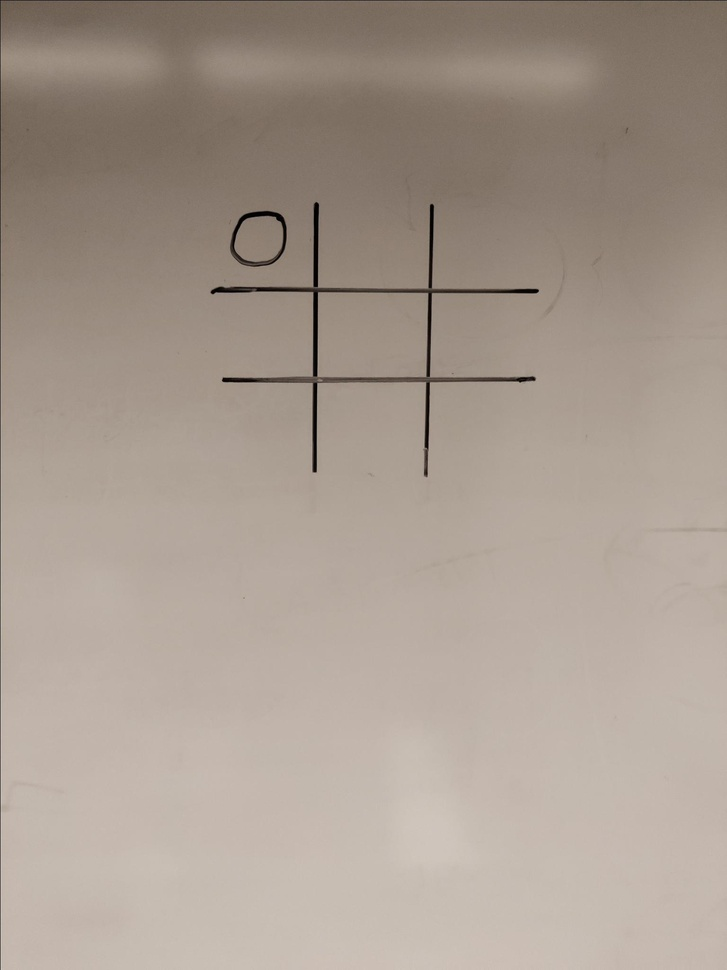
#> input picture data/train/IMG_20220613_231005_jpg.rf.34311712876f4c5ea857e8949f64dfad.jpg, 727 x 970 px, shrunk from 1536 x 2048 before the run, found by its file name; its folder holds only this picture in this run
$ jupyter execute --allow-errors Digital_Detection.ipynb
#> lines starting #> are read from the running program, lines starting #| are printed output that depends on the picture; after the words box and inside, x2 and y2 are one past the last pixel; in counts of white or black regions, pixels touching at a corner belong together
[cell 1]
from google.colab import drive
drive.mount('/content/drive')

[cell 2]
import cv2
from matplotlib import pyplot as plt
import os
import numpy as np
import pandas as pd

[cell 3]
folder_path = "/content/drive/MyDrive/Digital_Detection/data/train"
image_files = [f for f in os.listdir(folder_path) if f.lower().endswith(".jpg")]

# Number of images to display
num_images = 5
plt.figure(figsize=(15, 3))  # Wide figure for a row of images

for i, img_file in enumerate(image_files[:num_images]):
    img_path = os.path.join(folder_path, img_file)
    img = cv2.imread(img_path)
#> img is the input picture: shape (970, 727, 3); mean B, G, R 144.3, 155.1, 167.9
    if img is None:
        print(f"Could not read {img_file}")
        continue
    img_rgb = cv2.cvtColor(img, cv2.COLOR_BGR2RGB)

    plt.subplot(1, num_images, i+1)  # 1 row, num_images columns
    plt.imshow(img_rgb)
    plt.axis('off')  # Remove axes and ticks

plt.tight_layout()
plt.show()

1-Preprocessing

[cell 4]
def preprocess_img(image):


    # 2. Grayscale
    gray = cv2.cvtColor(img, cv2.COLOR_BGR2GRAY)

    # 3. Median Blur
    median = cv2.medianBlur(gray, 5)

    # 4. Adaptive Thresholding
    thresh = cv2.adaptiveThreshold(
        median,
        255,
        cv2.ADAPTIVE_THRESH_GAUSSIAN_C,
        cv2.THRESH_BINARY_INV,
        blockSize=19,
        C=5
    )

    # 5. Morphological Closing (Safety Net)
    # This reconnects lines that might have been broken by the thresholding or glare
    kernel = cv2.getStructuringElement(cv2.MORPH_RECT, (3, 3))
    processed = cv2.morphologyEx(thresh, cv2.MORPH_CLOSE, kernel, iterations=1)

    return processed

Test

[cell 5]
start_idx = 5
end_idx = 10
num_display = end_idx - start_idx

plt.figure(figsize=(15, 6))

#> (the rest of this cell did not finish here and is left out)

2-Boarder Lines

[cell 6]
import cv2
import numpy as np

def get_separated_lines(coords, min_dist=100, cluster_gap=30):
    """
    1. Clusters nearby lines.
    2. Picks the strongest cluster (most lines).
    3. Picks the next strongest cluster that is at least 'min_dist' away.
    """
    if not coords:
        return []

    coords = sorted(coords)
    groups = []
    current_group = [coords[0]]

    # 1. Cluster lines by proximity (cluster_gap)
    for c in coords[1:]:
        if c - current_group[-1] < cluster_gap:
            current_group.append(c)
        else:
            groups.append(current_group)
            current_group = [c]
    groups.append(current_group)

    # 2. Sort groups by strength (number of lines found in that spot)
    groups.sort(key=len, reverse=True)

    # Calculate average position for each group
    group_avgs = []
    for g in groups:
        avg = int(sum(g) / len(g))
        group_avgs.append(avg)

    # 3. Select the best two lines that are far apart
    if not group_avgs:
        return []

    # Pick the absolute strongest line first
    best_lines = [group_avgs[0]]

    # Look for the second line that is at least min_dist away
    for candidate in group_avgs[1:]:
        # Check distance against ALL currently selected lines
        if all(abs(candidate - selected) > min_dist for selected in best_lines):
            best_lines.append(candidate)
            if len(best_lines) == 2:
                break

    # If we still only have 1 line (e.g. the other grid line wasn't detected AT ALL),
    # we can't invent a second line safely. We just return what we have or handle it.
    return sorted(best_lines)

def detect_grid_lines_edges(img_mask, border_margin=100):
    h, w = img_mask.shape
    edges = cv2.Canny(img_mask, 50, 150)

    # Standard settings
    lines = cv2.HoughLinesP(edges, 1, np.pi/180, threshold=50, minLineLength=80, maxLineGap=10)

    h_coords, v_coords = [], []
    if lines is not None:
        for line in lines:
            x1,y1,x2,y2 = line[0]

            if abs(y2 - y1) < 5 and border_margin < y1 < h - border_margin:
                h_coords.append(y1)
            elif abs(x2 - x1) < 5 and border_margin < x1 < w - border_margin:
                v_coords.append(x1)


    # min_dist=100 ensures the two lines are at least 100px apart
    final_h = get_separated_lines(h_coords, min_dist=100)
    final_v = get_separated_lines(v_coords, min_dist=100)

    # Fallback only if we literally detected ZERO lines
    if len(final_h) < 2:
        # If we have 1, keep it. If 0, use center.
        if len(final_h) == 0: final_h = [h//3, h*2//3]
        elif len(final_h) == 1: final_h = [final_h[0], final_h[0] + 100] # dummy second line

    if len(final_v) < 2:
        if len(final_v) == 0: final_v = [w//3, w*2//3]
        elif len(final_v) == 1: final_v = [final_v[0], final_v[0] + 100]

    return final_h, final_v

Test

[cell 7]
start_idx = 0
end_idx = 5
num_display = end_idx - start_idx
plt.figure(figsize=(15, 10))

#> (the rest of this cell did not finish here and is left out)

#> in preprocess_img, `thresh = cv2.adaptiveThreshold( median, 255, cv2.ADAPTIVE_THRESH_GAUSS..`:
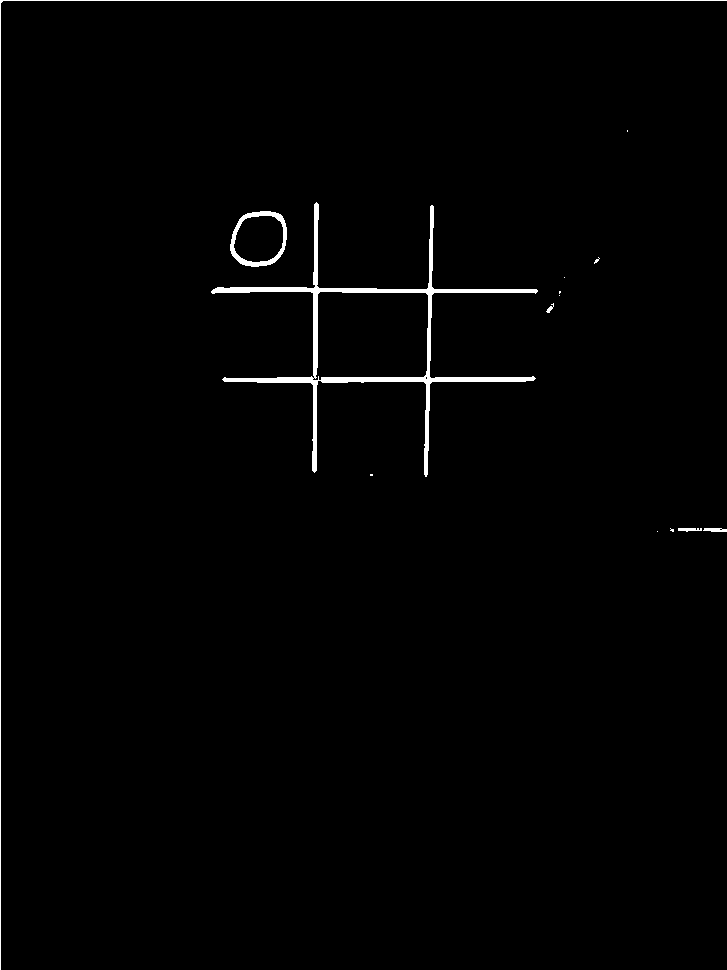
#> thresh: shape (970, 727); 1.1% white; 14 white regions (8 under 20 px), largest, box (x1, y1, x2, y2) and area: (211, 202, 538, 477) 5225, (0, 0, 727, 970) 1699, (230, 211, 287, 267) 766, (703, 528, 727, 532) 79, (678, 528, 702, 532) 70, (546, 303, 554, 313) 33
#> in preprocess_img, `processed = cv2.morphologyEx(thresh, cv2.MORPH_CLOSE, kernel, iteratio..`: processed: shape (970, 727); 1.1% white; 12 white regions (7 under 20 px), largest, box (x1, y1, x2, y2) and area: (211, 202, 538, 477) 5253, (0, 0, 727, 970) 1699, (230, 211, 287, 267) 766, (678, 528, 727, 532) 160, (546, 303, 554, 313) 36
    h_coords, v_coords = detect_grid_lines_edges(mask)
#> in detect_grid_lines_edges, `edges = cv2.Canny(img_mask, 50, 150)`:
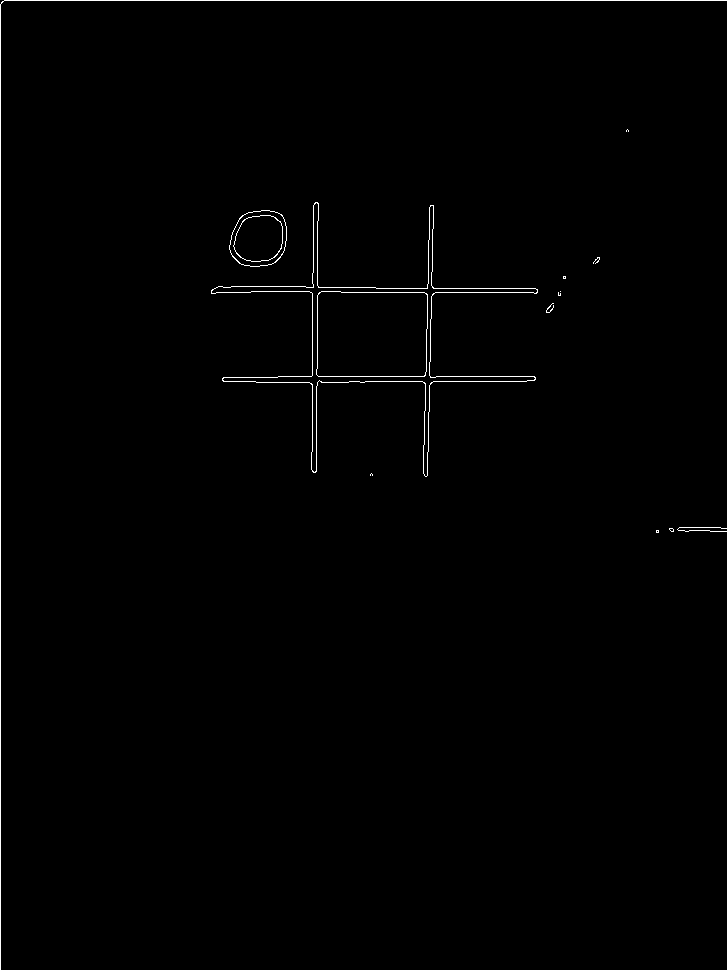
#> edges: shape (970, 727); 0.64% white in thin lines or dots
#> in detect_grid_lines_edges, `lines = cv2.HoughLinesP(edges, 1, np.pi/180, threshold=50, minLineLeng..`: lines = [[0, 969, 0, 4], [4, 0, 726, 0], [278, 376, 534, 376], [312, 451, 312, 273], [341, 292, 537, 292], [349, 381, 526, 381], [317, 385, 317, 221], [376, 288, 535, 288], [430, 361, 432, 229], [427, 328, 428, 240], [316, 471, 316, 386], [218, 286, 305, 286]]
#> the loop in detect_grid_lines_edges, `for line in lines:` made 12 passes
#> after the loop in detect_grid_lines_edges, `for line in lines:`: h_coords = [376, 292, 381, 288, 286]; v_coords = [312, 317, 430, 427, 316]
#> in get_separated_lines, `coords = sorted(coords)`: coords = [286, 288, 292, 376, 381]
#> in get_separated_lines, `current_group = [coords[0]]`: current_group = [286]
#> the loop in get_separated_lines, `for c in coords[1:]:` made 4 passes
#> (c, current_group) on pass 3: (376, [376])
#> c on passes 1, 2, 4: 288, 292, 381
#> after the loop in get_separated_lines, `for c in coords[1:]:`: groups = [[286, 288, 292]]
#> the loop in get_separated_lines, `for g in groups:` made 2 passes
#> (g, avg) on passes 1 to 2: ([286, 288, 292], 288), ([376, 381], 378)
#> after the loop in get_separated_lines, `for g in groups:`: group_avgs = [288, 378]
#> in get_separated_lines, `best_lines = [group_avgs[0]]`: best_lines = [288]
#> the loop in get_separated_lines, `for candidate in group_avgs[1:]:` made 1 pass
#> candidate on pass 1: 378
#> the loop in get_separated_lines (call 2), `for c in coords[1:]:` made 4 passes
#> (c, current_group) on pass 3: (427, [427])
#> c on passes 1, 2, 4: 316, 317, 430
#> the loop in get_separated_lines (call 2), `for g in groups:` made 2 passes
#> (g, avg) on passes 1 to 2: ([312, 316, 317], 315), ([427, 430], 428)
#> the loop in get_separated_lines (call 2), `for candidate in group_avgs[1:]:` made 1 pass
#> candidate on pass 1: 428
#> in detect_grid_lines_edges, `final_v = get_separated_lines(v_coords, min_dist=100)`: final_v = [315, 428]
#> in detect_grid_lines_edges, `elif len(final_h) == 1: final_h = [final_h[0], final_h[0] + 100]`: final_h = [288, 388]
#> `h_coords, v_coords = detect_grid_lines_edges(mask)`: v_coords = [315, 428]
#> the loop `for y in h_coords:` made 2 passes
#> y on passes 1 to 2: 288, 388
#> after the loop `for y in h_coords:`:
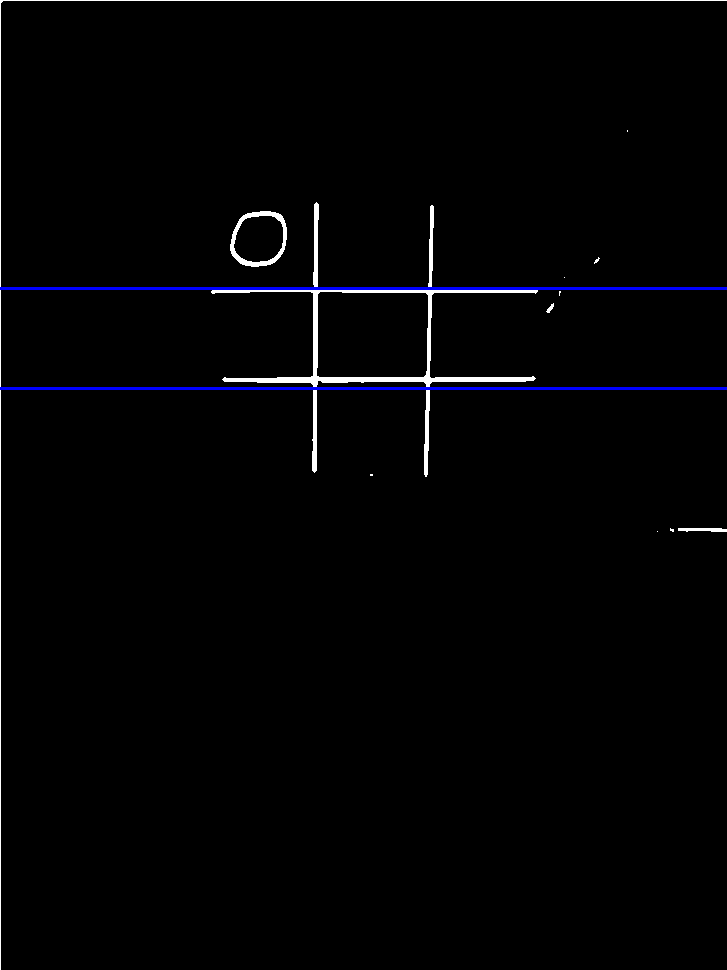
#> mask_bgr: shape (970, 727, 3); mean B, G, R 4.2, 2.7, 2.7
#> the loop `for x in v_coords:` made 2 passes
#> x on passes 1 to 2: 315, 428
#> after the loop `for x in v_coords:`:
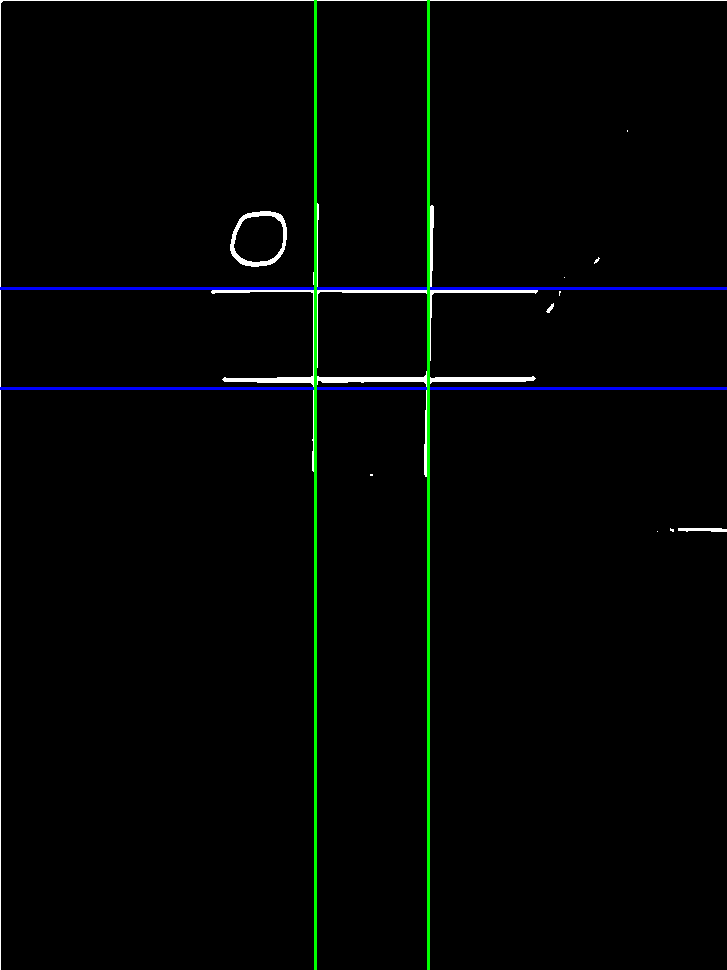
#> mask_bgr: shape (970, 727, 3); 0.83% of pixels changed, all inside (x1, y1, x2, y2) = (314, 0, 430, 970)

    # Convert binary mask to BGR for colored lines
    mask_bgr = cv2.cvtColor(mask, cv2.COLOR_GRAY2BGR)

    # Draw horizontal lines in blue
    for y in h_coords:
        cv2.line(mask_bgr, (0, y), (mask.shape[1], y), (255, 0, 0), 2)

    # Draw vertical lines in green
    for x in v_coords:
        cv2.line(mask_bgr, (x, 0), (x, mask.shape[0]), (0, 255, 0), 2)

    plt.subplot(2, num_display, i+1)
    plt.imshow(cv2.cvtColor(mask_bgr, cv2.COLOR_BGR2RGB))
    plt.axis('off')
    if i == 0:
        plt.ylabel("Grid Lines", fontsize=12)

plt.tight_layout()
plt.show()

3-Cell Position 1–9

[cell 8]
def get_cells(h_coords, v_coords):
    """
    Returns 9 cells as (x1, y1, x2, y2)
    """
    # Approximate outer boundaries
    h_top = h_coords[0] - (h_coords[1]-h_coords[0])
    h_bottom = h_coords[1] + (h_coords[1]-h_coords[0])
    h_boundaries = [int(h_top), h_coords[0], h_coords[1], int(h_bottom)]

    v_left = v_coords[0] - (v_coords[1]-v_coords[0])
    v_right = v_coords[1] + (v_coords[1]-v_coords[0])
    v_boundaries = [int(v_left), v_coords[0], v_coords[1], int(v_right)]

    cells = []
    for i in range(3):
        for j in range(3):
            x1, x2 = v_boundaries[j], v_boundaries[j+1]
            y1, y2 = h_boundaries[i], h_boundaries[i+1]
            cells.append((x1, y1, x2, y2))
    return cells

Test

[cell 9]
start_idx = 0
end_idx = 5
num_images = end_idx - start_idx

plt.figure(figsize=(5 * num_images, 5))

#> (the rest of this cell did not finish here and is left out)


    # Detect grid lines (2 horizontal, 2 vertical)
    h_coords, v_coords = detect_grid_lines_edges(mask)
#> the loop in detect_grid_lines_edges (call 2), `for line in lines:` made 12 passes

    # Get cells
    cells = get_cells(h_coords, v_coords)
#> in get_cells, `h_top = h_coords[0] - (h_coords[1]-h_coords[0])`: h_top = 188
#> in get_cells, `h_bottom = h_coords[1] + (h_coords[1]-h_coords[0])`: h_bottom = 488
#> in get_cells, `h_boundaries = [int(h_top), h_coords[0], h_coords[1], int(h_bottom)]`: h_boundaries = [188, 288, 388, 488]
#> in get_cells, `v_left = v_coords[0] - (v_coords[1]-v_coords[0])`: v_left = 202
#> in get_cells, `v_right = v_coords[1] + (v_coords[1]-v_coords[0])`: v_right = 541
#> in get_cells, `v_boundaries = [int(v_left), v_coords[0], v_coords[1], int(v_right)]`: v_boundaries = [202, 315, 428, 541]
#> after the loop in get_cells, `for i in range(3):`: cells = [(202, 188, 315, 288), (315, 188, 428, 288), (428, 188, 541, 288), (202, 288, 315, 388), (315, 288, 428, 388), (428, 288, 541, 388), (202, 388, 315, 488), (315, 388, 428, 488), (428, 388, 541, 488)]
#> the loop `for x1, y1, x2, y2 in cells:` made 9 passes
#> (x1, y1, x2, y2, cx, cy) on passes 1 to 9: (202, 188, 315, 288, 258, 238), (315, 188, 428, 288, 371, 238), (428, 188, 541, 288, 484, 238), (202, 288, 315, 388, 258, 338), (315, 288, 428, 388, 371, 338), (428, 288, 541, 388, 484, 338), (202, 388, 315, 488, 258, 438), (315, 388, 428, 488, 371, 438), (428, 388, 541, 488, 484, 438)
#> after the loop `for x1, y1, x2, y2 in cells:`:
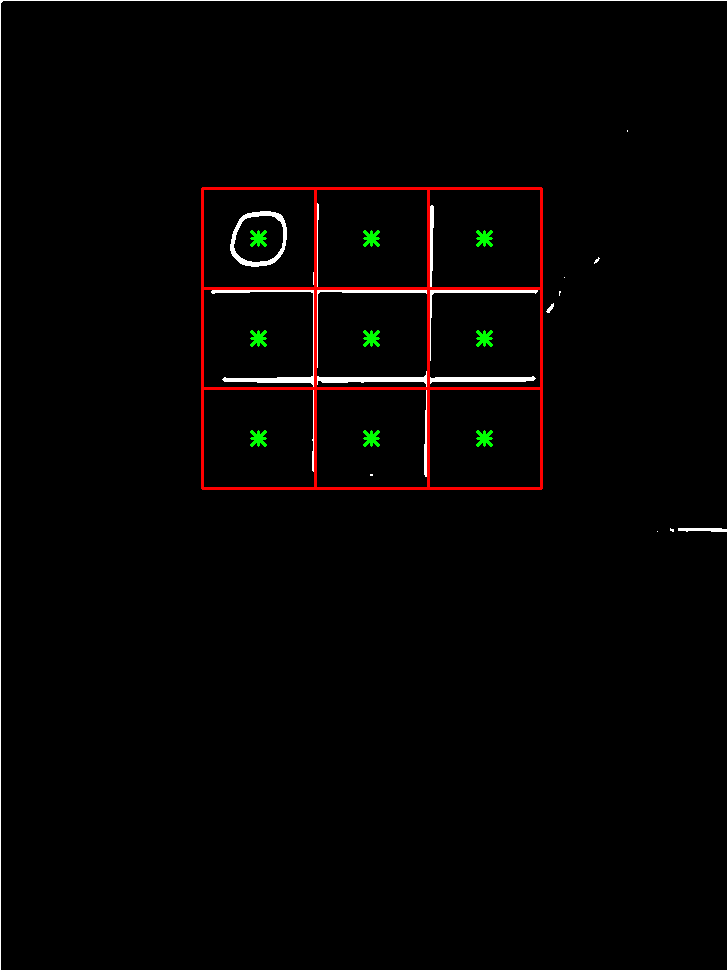
#> img_disp: shape (970, 727, 3); mean B, G, R 2.2, 2.8, 4.9

    # Draw rectangles and stars
    img_disp = cv2.cvtColor(mask, cv2.COLOR_GRAY2BGR)
    for x1, y1, x2, y2 in cells:
        cv2.rectangle(img_disp, (x1, y1), (x2, y2), (0, 0, 255), 2)
        cx, cy = (x1 + x2)//2, (y1 + y2)//2
        cv2.drawMarker(img_disp, (cx, cy), (0, 255, 0), markerType=cv2.MARKER_STAR, markerSize=15, thickness=2)

    # Plot side by side
    plt.subplot(1, num_images, i + 1)
    plt.imshow(cv2.cvtColor(img_disp, cv2.COLOR_BGR2RGB))
    plt.title(f"Image {idx}")
    plt.axis('off')

plt.tight_layout()
plt.show()

4-Identify X,O

[cell 10]
def classify_cells(mask, cells, edge_ratio=0.15, min_fill=0.03): # Lowered min_fill slightly
    symbols = []

    for (x1, y1, x2, y2) in cells:
        w, h = x2 - x1, y2 - y1

        # Crop the cell to ignore grid lines
        x_start = int(x1 + w * edge_ratio)
        x_end   = int(x2 - w * edge_ratio)
        y_start = int(y1 + h * edge_ratio)
        y_end   = int(y2 - h * edge_ratio)

        # Safety clamps
        x_start = max(0, x_start)
        y_start = max(0, y_start)
        x_end   = min(mask.shape[1], x_end)
        y_end   = min(mask.shape[0], y_end)

        cell_mask = mask[y_start:y_end, x_start:x_end]

        # Empty Check (Pixel Density)
        total_pixels = cell_mask.size
        white_pixels = cv2.countNonZero(cell_mask)

        if total_pixels == 0 or (white_pixels / total_pixels) < min_fill:
            symbols.append("Empty")
            continue

        # 2. Contour Analysis
        contours, _ = cv2.findContours(cell_mask, cv2.RETR_EXTERNAL, cv2.CHAIN_APPROX_SIMPLE)
        large_contours = [c for c in contours if cv2.contourArea(c) > 20]

        if not large_contours:
            symbols.append("Empty")
            continue

        # Combine all disjoint parts (fixes broken chalk lines)
        all_points = np.vstack(large_contours)

        hull = cv2.convexHull(all_points)
        hull_area = cv2.contourArea(hull)

        (cx, cy), radius = cv2.minEnclosingCircle(all_points)
        circle_area = np.pi * (radius ** 2)

        if circle_area == 0:
            symbols.append("X") # Degenerate case (single point)
            continue

        # 3. Geometric Classification
        ratio = hull_area / circle_area

        # Use 0.70 as a safer cutoff
        if ratio > 0.70:
            symbols.append("O")
        else:
            symbols.append("X")

    return symbols

5-Visualize Result

[cell 11]
# [60 lines left out: function visualize_results, not called in this run]

Final Testing (Putting it all together)

[cell 12]
start_idx = 38
end_idx = 43

#> (the rest of this cell did not finish here and is left out)

Evaluate

[cell 13]
# [51 lines left out: function evaluate_performance, not called in this run]

[cell 14]
from google.colab import files
uploaded = files.upload()
#> the answer given: IMG_20220613_231005_jpg.rf.34311712876f4c5ea857e8949f64dfad.jpg

[cell 15]
import json

#> (the rest of this cell did not finish here and is left out)

[cell 16]
# Dictionary to store results
my_results = {}

for i, filename in enumerate(image_files):
    img_path = os.path.join(folder_path, filename)
    img = cv2.imread(img_path)

    if img is None:
        print(f"Could not read {filename}")
        continue

    # 1. Preprocess
    mask = preprocess_img(img.copy())

    # 2. Detect grid lines
    h_coords, v_coords = detect_grid_lines_edges(mask)

    # 3. Get cell coordinates
    cells = get_cells(h_coords, v_coords)

    # 4. Detect symbols in each cell
    symbols = classify_cells(mask, cells)
#> the loop in classify_cells, `for (x1, y1, x2, y2) in cells:` made 9 passes
#> (x1, y1, x2, y2, x_start, x_end, y_start, y_end) on passes 2 to 9: (315, 188, 428, 288, 331, 411, 203, 273), (428, 188, 541, 288, 444, 524, 203, 273), (202, 288, 315, 388, 218, 298, 303, 373), (315, 288, 428, 388, 331, 411, 303, 373), (428, 288, 541, 388, 444, 524, 303, 373), (202, 388, 315, 488, 218, 298, 403, 473), (315, 388, 428, 488, 331, 411, 403, 473), (428, 388, 541, 488, 444, 524, 403, 473)
#> (x1, y1, x2, y2, x_start, x_end, y_start, y_end) on pass 1: (202, 188, 315, 288, 218, 298, 203, 273)
#> pass 1, in classify_cells, `cell_mask = mask[y_start:y_end, x_start:x_end]`:
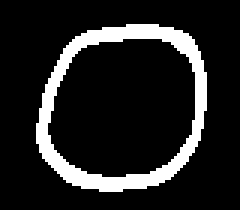
#> cell_mask: shape (70, 80) (shown 3 times larger); 13.7% white; 1 white region, box (x1, y1, x2, y2) and area: (12, 8, 69, 64) 766
#> after the loop in classify_cells, `for (x1, y1, x2, y2) in cells:`: symbols = ['O', 'Empty', 'Empty', 'Empty', 'Empty', 'Empty', 'Empty', 'Empty', 'Empty']

    # 5. Save results
    my_results[filename] = symbols
